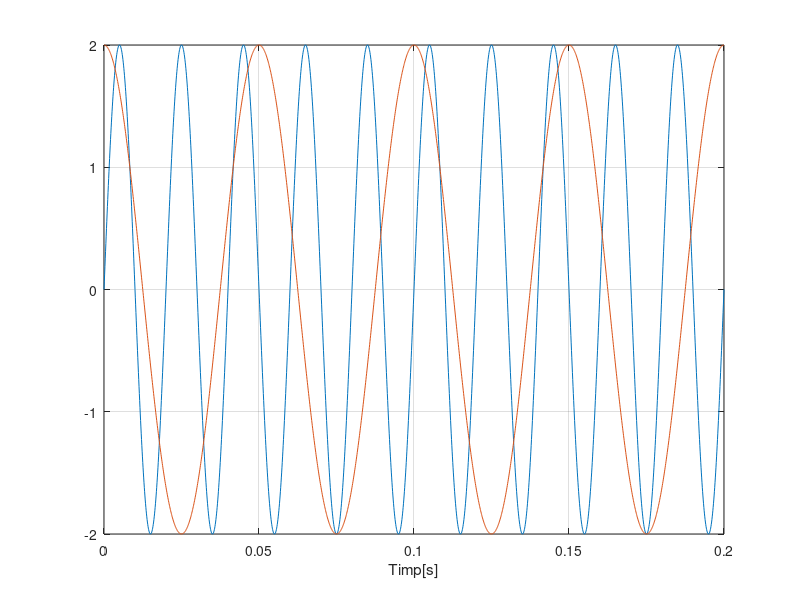

Write MATLAB code to recreate this figure.
F=50;
t=0:0.0001:0.2;
s=2*sin(2*pi*F*t);

%    Cu cat pasul este mai mare, semnalul afisat este mai distorsionat
%    deoarece nu apar suficiente puncte pentru a creea graficul
%    cu cat pasul se micsoreaza semnalul devine mai clar

F1= 20;
s1=2*cos(2*pi*F1*t);
plot(t,s,t,s1), xlabel('Timp[s]'),grid
